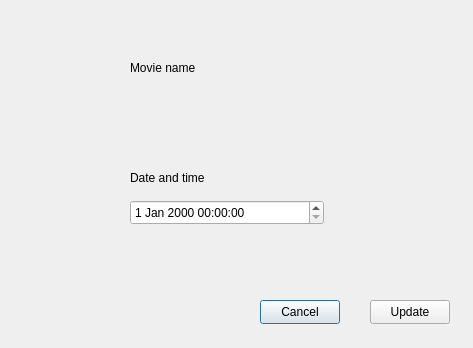
<?xml version="1.0" encoding="UTF-8"?>
<ui version="4.0">
 <class>EditMovieRoom</class>
 <widget class="QDialog" name="EditMovieRoom">
  <property name="geometry">
   <rect>
    <x>0</x>
    <y>0</y>
    <width>473</width>
    <height>348</height>
   </rect>
  </property>
  <property name="windowTitle">
   <string>Dialog</string>
  </property>
  <widget class="QDateTimeEdit" name="dateTimeEdit">
   <property name="geometry">
    <rect>
     <x>130</x>
     <y>200</y>
     <width>194</width>
     <height>25</height>
    </rect>
   </property>
  </widget>
  <widget class="QPushButton" name="cancel">
   <property name="geometry">
    <rect>
     <x>260</x>
     <y>300</y>
     <width>80</width>
     <height>24</height>
    </rect>
   </property>
   <property name="text">
    <string>Cancel</string>
   </property>
  </widget>
  <widget class="QPushButton" name="add">
   <property name="geometry">
    <rect>
     <x>370</x>
     <y>300</y>
     <width>80</width>
     <height>24</height>
    </rect>
   </property>
   <property name="text">
    <string>Update</string>
   </property>
  </widget>
  <widget class="QLabel" name="dateLabel">
   <property name="geometry">
    <rect>
     <x>130</x>
     <y>170</y>
     <width>101</width>
     <height>16</height>
    </rect>
   </property>
   <property name="text">
    <string>Date and time</string>
   </property>
  </widget>
  <widget class="QLabel" name="nameLabel">
   <property name="geometry">
    <rect>
     <x>130</x>
     <y>110</y>
     <width>281</width>
     <height>31</height>
    </rect>
   </property>
   <property name="font">
    <font>
     <pointsize>15</pointsize>
    </font>
   </property>
   <property name="text">
    <string/>
   </property>
  </widget>
  <widget class="QLabel" name="label">
   <property name="geometry">
    <rect>
     <x>130</x>
     <y>60</y>
     <width>101</width>
     <height>16</height>
    </rect>
   </property>
   <property name="text">
    <string>Movie name</string>
   </property>
  </widget>
 </widget>
 <resources/>
 <connections/>
</ui>
